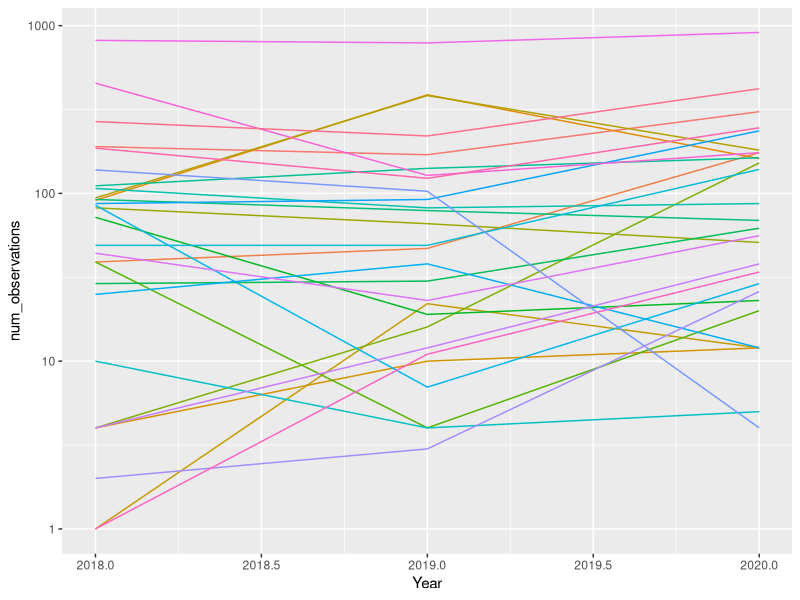
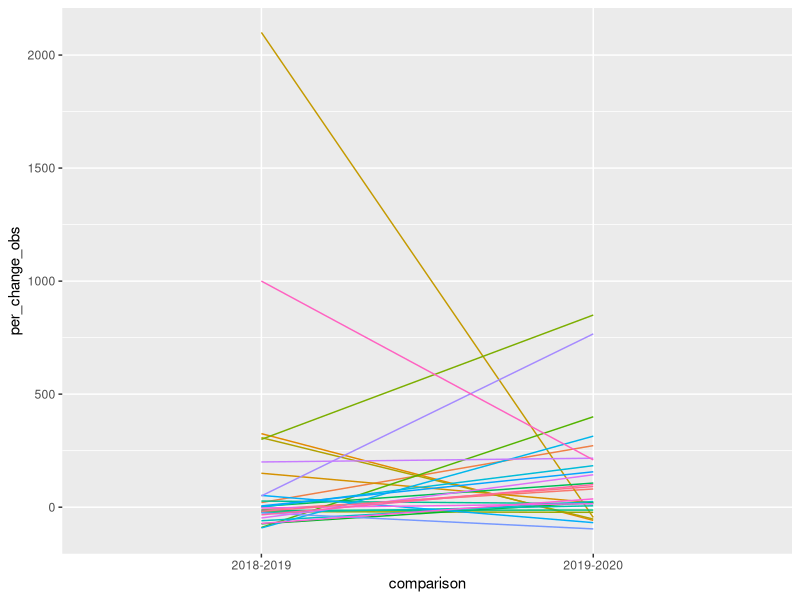
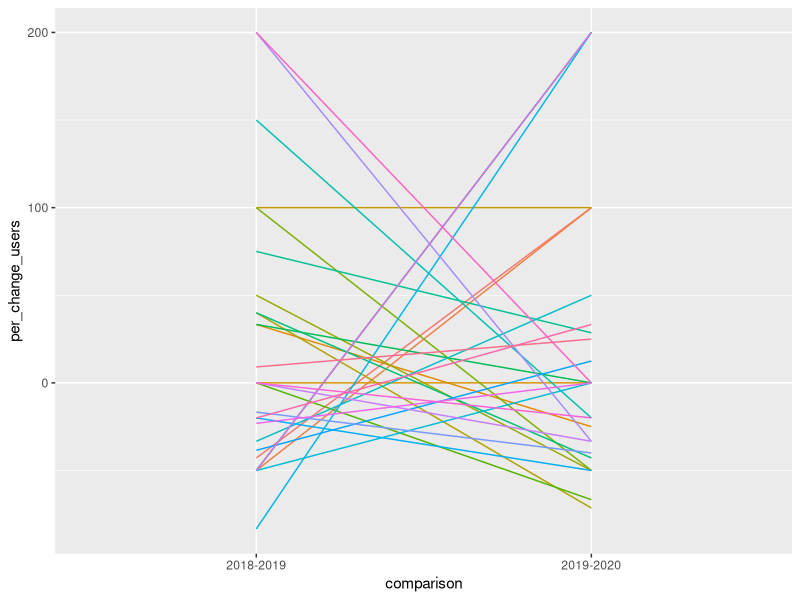

Write the R code that produced these figures, in order.
# Analyses of Arizona eButterfly data re COVID19 (%change by county)
# Kathleen L Prudic
# klprudic@arizona.edu
# created 2020-07-30

# Remove wonton variables 
rm(list = ls())

# Load additional packages
library(tidyverse)
library(lubridate)

# Load data 
ebutt_obs <- read_csv(file = "data/2018-2020-eButt.csv")

# Remove countries with less than 15 observations and observers
ebutt_usa <- ebutt_obs %>%
  filter(Country == "United States") %>%
  mutate(Year = year(`Date Observed`))

# Count and sum number of unique observations and observers
usa_counts <- ebutt_usa %>%
  group_by(`Province/State`, Year) %>%
  summarize(num_observations = n(),
            num_users = length(unique(Observer)))

# Identify province/state with all 3 years of data
usa_complete <- usa_counts %>%
  group_by(`Province/State`) %>%
  summarize(num_year = n()) %>%
  filter(num_year == 3)

# Remove any province/states without all three years of data
usa_counts <- usa_counts %>%
  filter(`Province/State` %in% usa_complete$`Province/State`)


# Plot number of observations 
usa_obs_plot <- ggplot(data = usa_counts, mapping = aes(x = Year, 
                                                        y = num_observations,
                                                        group = `Province/State`, 
                                                        color = `Province/State`)) +
  geom_line() + 
  scale_y_log10() +
  theme(legend.position = "none")
usa_obs_plot

################################################################################
# Observations
# Calculate percent change in observations 2018-2019 and 2019-2020 
# by spring (Mar-May) and state/province
usa_obs_change <- usa_counts %>% 
  group_by(`Province/State`) %>%
  mutate(prev_observations = lag(num_observations)) %>%
  filter(!is.na(prev_observations)) %>%
  mutate(per_change_obs = (((num_observations/prev_observations)-1) * 100)) %>%
  select(-prev_observations) %>% 
  mutate(comparison = if_else(Year == 2019, 
                              true = "2018-2019", 
                              false = "2019-2020"))

# Calculate means
usa_obs_means <- usa_obs_change %>% 
  group_by(comparison) %>%
  summarize(mean_obs = mean(per_change_obs))
usa_obs_means

# Plot percent change in observations
change_usa_obs_plot <- ggplot(data = usa_obs_change, 
                              mapping = aes(x = comparison, 
                                            y = per_change_obs,
                                            group = `Province/State`, 
                                            color = `Province/State`)) +
  geom_line() +
  theme(legend.position = "none")
change_usa_obs_plot

# Create dataframe for observations t test
usa_obs_ttest <- usa_obs_change %>% 
  select(`Province/State`, Year, per_change_obs) %>%
  pivot_wider(names_from = Year, values_from = per_change_obs) %>%
  rename(`2018-2019` = `2019`, 
         `2019-2020` = `2020`) 

# t test on change in growth in observations
usa_obs_ttest_list <- t.test(x = usa_obs_ttest$`2018-2019`, 
                             y = usa_obs_ttest$`2019-2020`, 
                             paired = TRUE)
usa_obs_ttest_list
cat(round(usa_obs_ttest_list$estimate, digits = 6), " (",
    paste0(round(as.numeric(usa_obs_ttest_list$conf.int), digits = 4), collapse = ", "),
    ")", sep = "")

################################################################################
# Observers
# Calculate percent change in observers 2018-2019 and 2019-2020 
# by spring (Mar-May) and state/province
usa_users_change <- usa_counts %>% 
  group_by(`Province/State`) %>%
  mutate(prev_users = lag(num_users)) %>%
  filter(!is.na(prev_users)) %>%
  mutate(per_change_users = (((num_users/prev_users)-1) * 100)) %>%
  select(-prev_users) %>% 
  mutate(comparison = if_else(Year == 2019, 
                              true = "2018-2019", 
                              false = "2019-2020"))

# Calculate means
usa_users_means <- usa_users_change %>% 
  group_by(comparison) %>%
  summarize(mean_users = mean(per_change_users))
usa_users_means

# Plot percent change in observers
change_usa_users_plot <- ggplot(data = usa_users_change, 
                                mapping = aes(x = comparison, 
                                              y = per_change_users,
                                              group = `Province/State`, 
                                              color = `Province/State`)) +
  geom_line() +
  theme(legend.position = "none")
change_usa_users_plot

# Create dataframe for observers t test
usa_users_ttest <- usa_users_change %>% 
  select(`Province/State`, Year, per_change_users) %>%
  pivot_wider(names_from = Year, values_from = per_change_users) %>%
  rename(`2018-2019` = `2019`, 
         `2019-2020` = `2020`) 

# t test on change in growth in observers
usa_users_ttest_list <- t.test(x = usa_users_ttest$`2018-2019`, 
                               y = usa_users_ttest$`2019-2020`, 
                               paired = TRUE)
usa_users_ttest_list
cat(round(usa_users_ttest_list$estimate, digits = 5), " (",
    paste0(round(as.numeric(usa_users_ttest_list$conf.int), digits = 4), collapse = ", "),
    ")", sep = "")
